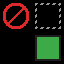

This game map was drawn from its Tiled (.tmx) file and the tilesets committed beside it. A one-line description and the trimmed map source follow:
An orthogonal 2x2 tile map with 32x32 px tiles, 1 tile layer (ground).

<map version="1.10" tiledversion="1.12.2" orientation="orthogonal" renderorder="right-down" width="2" height="2" tilewidth="32" tileheight="32" infinite="0" nextlayerid="2" nextobjectid="1">
 <tileset firstgid="1" name="rules" tilewidth="32" tileheight="32" tilecount="5" columns="5">
  <image source="../../src/automap-tiles.png" width="160" height="32" />
 </tileset>
 <layer id="1" name="ground" width="2" height="2">
  <data>[4 cells, 3 non-empty, 3 distinct tile ids]</data>
 </layer>
</map>
